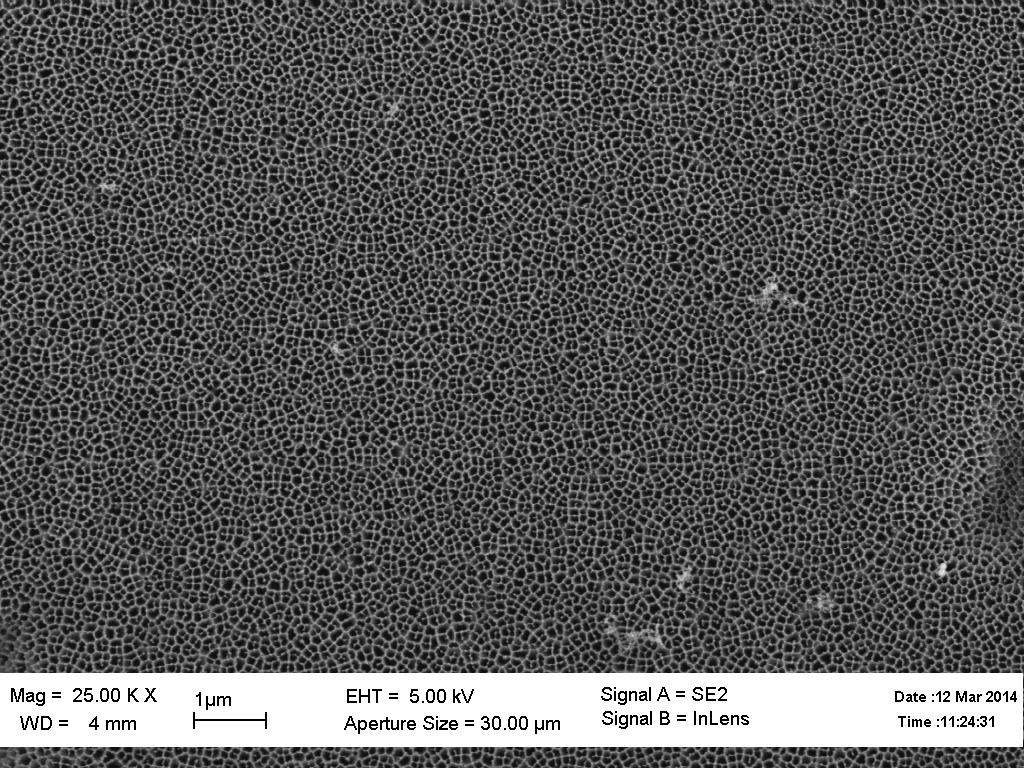
#> input picture 1_01.tif, 1024 x 768 px
$ jupyter execute --allow-errors PIL_Test.ipynb   (shell and % lines are left out)   (text cells are left out)
#> lines starting #> are read from the running program, lines starting #| are printed output that depends on the picture; after the words box and inside, x2 and y2 are one past the last pixel; in counts of white or black regions, pixels touching at a corner belong together; pictures that were not available may be replaced by others from this repository, and a replacement may not be noted
### src/cell_distinguisher/distinguisher.py
'''
Created on 12 марта 2014 г.

@author: gleb
'''
BLACK = 0
WHITE = 255

from PIL import Image
from cell_distinguisher.cell import Cell

cells = []

def get_cells_from_image(im, tl_corner, br_corner, pixel_size, threshold):
    image = im.copy()
    make_threshold(image, threshold)
    __iterate_through_image__(image, (tl_corner, br_corner), pixel_size)
    return image


def make_threshold(im, threshold):
    for x in range(0, im.getbbox()[2]):
        for y in range(0, im.getbbox()[3]):
            if(im.getpixel((x,y)) > threshold):
                im.putpixel((x, y), WHITE)
            else:
                im.putpixel((x, y), BLACK)

    return


def __iterate_through_image__(im, bounds, pixel_size):
    for x in range(bounds[0][0], bounds[1][0]):
        for y in range(bounds[0][1], bounds[1][1]):
            if(im.getpixel((x,y)) == BLACK):
                cell = Cell(im);
                cell.fill_self(im, (x,y), pixel_size)
                if cell.area >= 10 :
                    cells.append(cell)


# [2 lines that do not run on import are left out]

### src/line_distinguisher/distinguisher.py
'''
Created on 18 марта 2014 г.

@author: elvira
'''

from line_distinguisher.hough_transform import get_coefficients
from PIL import ImageFilter
from cell_distinguisher.distinguisher import make_threshold
import sys

def prepare_image(im, slice_thickness = 50, threshold = 80):
    image = im.copy()
    image = __image_preparing__(image, threshold)
    slices =__slice_image__(image, slice_thickness)
    return slices

def get_lines(slice_, tolerance_a_b = (2, 0), max_a = 0.1):
    print("Getting coefficients..."); sys.stdout.flush()
    coeffs = get_coefficients(slice_, tolerance_a_b, max_a)
    return coeffs

# [6 lines left out: function decimate, not called in this run]

def __image_preparing__(im, threshold):
        converted_im = im.convert(mode = 'L')
        filtered_converted_im = converted_im.filter(ImageFilter.FIND_EDGES)
        make_threshold(filtered_converted_im, threshold)
        return filtered_converted_im

def __slice_image__(im, slice_thickness):
    im_width, im_height = im.getbbox()[2:]
    slices = []
    i=0
    while i<=im_width-slice_thickness :
        slices.append(im.crop((i, 0, i+slice_thickness, im_height)))
        i+=slice_thickness
    return slices

### PIL_Test.ipynb
[cell 1]
from IPython.display import Image

[cell 2]
Image('1_01.jpg')

[cell 3]
Image('1_09.jpg')

[cell 4]
Image('dp.jpg')

[cell 5]
Image('p.png')

[cell 6]
Image('gist.png')

[cell 7]
%pylab inline
import sys
sys.path.append('src')

from PIL import Image, ImageFilter
from cell_distinguisher.distinguisher import *
from line_distinguisher.distinguisher import *

[cell 8]
pixel_size = 1e-6/70

[cell 9]
im = Image.open('1_01.tif')
#> im is the input picture: PIL image 1024x768 L; min 0, max 255, mean 90.3
im.show()

[cell 10]
altered_im = get_cells_from_image(im, (100, 100) , (im.getbbox()[2]-100, im.getbbox()[3]-200), pixel_size, 80)
#> after the loop in make_threshold, `for x in range(0, im.getbbox()[2]):`:
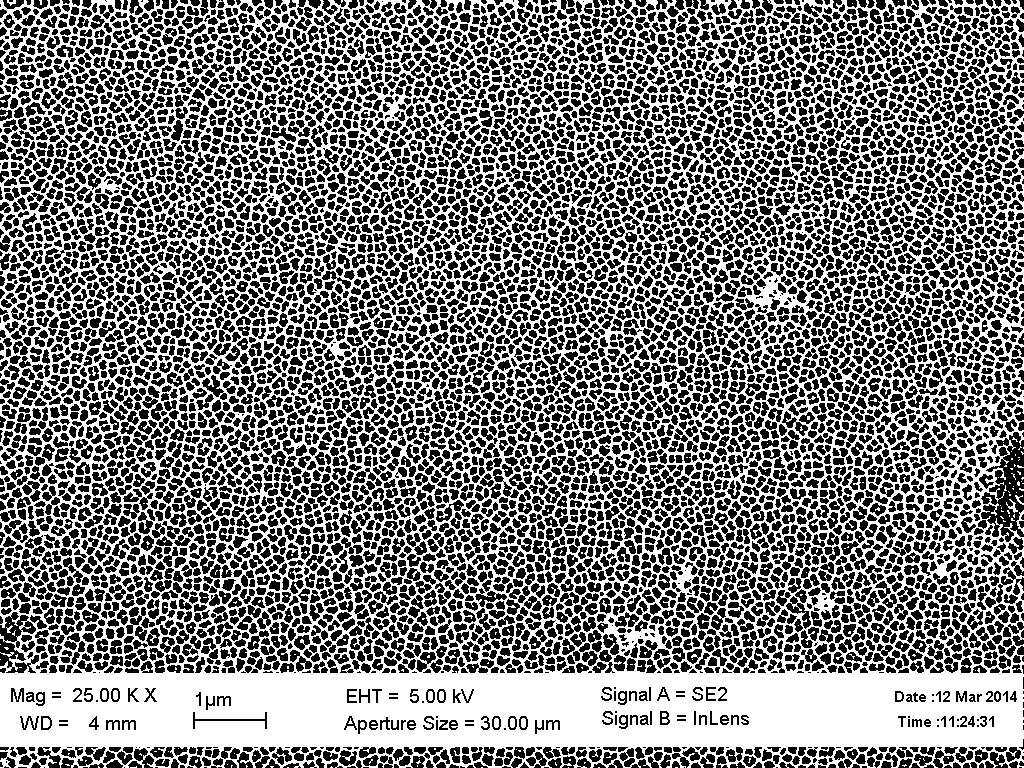
#> im: PIL image 1024x768 L; 48.6% white; 422 white regions (401 under 20 px), largest, box (x1, y1, x2, y2) and area: (0, 0, 1024, 768) 379836, (1016, 510, 1024, 534) 68, (43, 718, 50, 728) 64
#> after the loop in __iterate_through_image__, `for x in range(bounds[0][0], bounds[1][0]):`: cells = []
#> (the call stopped at in __iterate_through_image__, `cell = Cell(im);`: cell_distinguisher is not available in this run)

[cell 11]
altered_im.show()

[cell 12]
len(cells)
#> Out = 0

[cell 13]
sizes = [cell.first_norm() for cell in cells]
#> sizes = []
sizes_2 = [cell.second_norm() for cell in cells]
#> sizes_2 = []

#> (a cell that did not finish here is left out)

#> (a cell that did not finish here is left out)

#> (a cell that did not finish here is left out)

[cell 17]
'%.2e'%(3200/(81e-8))

[cell 18]
import sys
sys.path.append('src')
from PIL import Image, ImageFilter
from cell_distinguisher.distinguisher import *
from line_distinguisher.distinguisher import *
%pylab inline
from heapq import nlargest

[cell 19]
im1 = Image.open('/home/gleb/Документы/Черноголовка/SEM/Gruppa1/1_10.tif').crop((12, 300, 1024, 600))
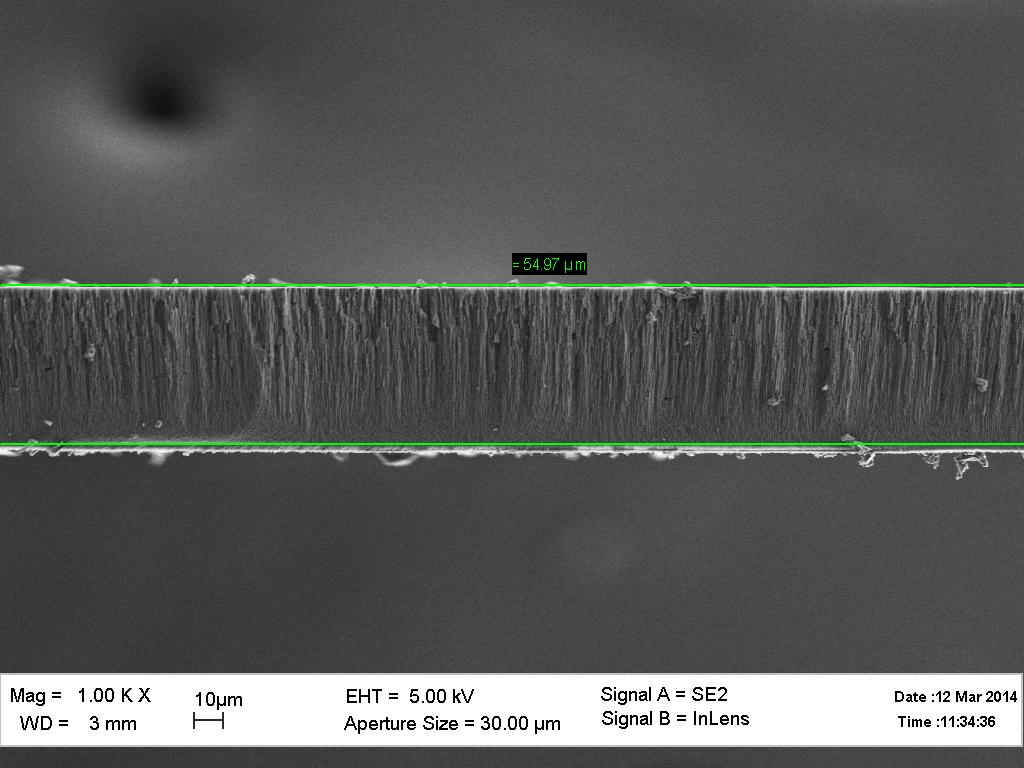
#> input picture 1_07.jpg, 1024 x 768 px, given in place of 1_10.tif, which was not available
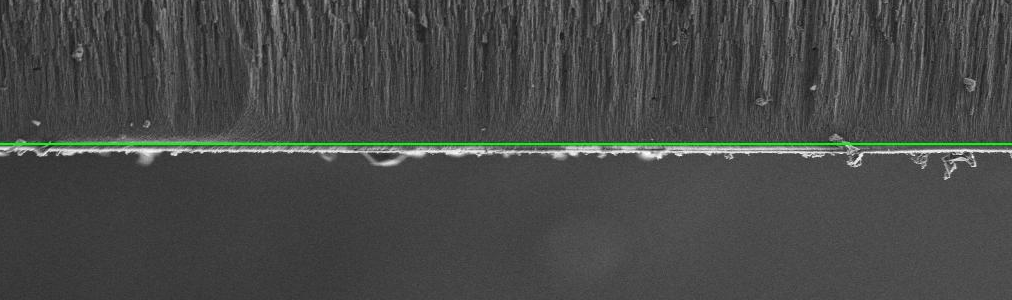
#> im1: PIL image 1012x300 RGB; mean R, G, B 71.6, 73.3, 71.7
im1 = im1.convert(mode='L')
#> im1: PIL image 1012x300 L

[cell 20]
slice_thickness = 50
slices = prepare_image(im1, threshold=80, slice_thickness=slice_thickness)
#> in __image_preparing__, `filtered_converted_im = converted_im.filter(ImageFilter.FIND_EDGES)`:
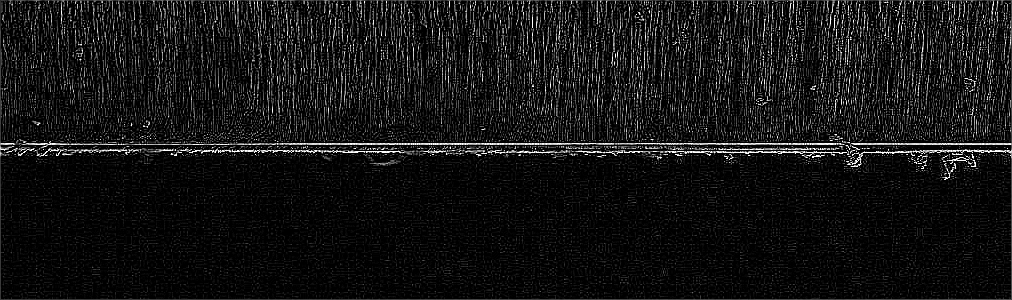
#> filtered_converted_im: PIL image 1012x300 L; min 0, max 255, mean 20.5
#> call 2 of make_threshold, with threshold = 80
#> after the loop in make_threshold (call 2), `for x in range(0, im.getbbox()[2]):`:
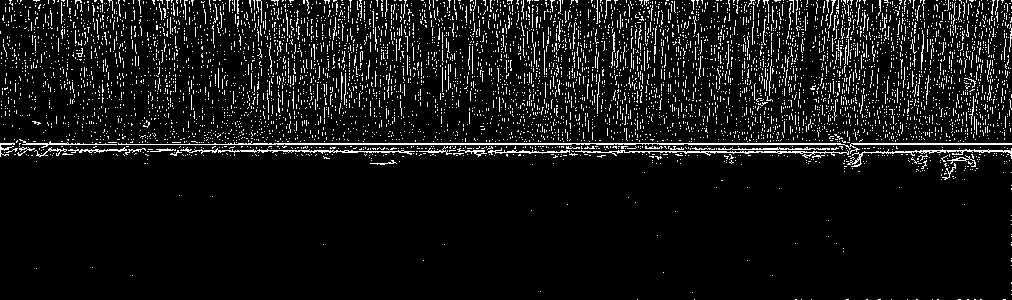
#> im: PIL image 1012x300 L; 8.1% white in thin lines or dots
#> in __slice_image__, `im_width, im_height = im.getbbox()[2:]`: im_width = 1012; im_height = 300
#> the loop in __slice_image__, `while i<=im_width-slice_thickness :` made 20 passes
#> i on passes 1 to 12: 50, 100, 150, 200, 250, 300, 350, 400, 450, 500, 550, 600
#> after the loop in __slice_image__, `while i<=im_width-slice_thickness :`: i = 1000; slices = 20 items
#> slices = 20 items

[cell 21]
slices[0].show()
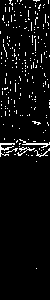
#> shown: PIL image 50x300 L; 5.2% white in thin lines or dots, all inside (x1, y1, x2, y2) = (0, 0, 50, 269)

[cell 22]
coeff_dicts = []
#> (the rest of this cell did not finish here and is left out)

[cell 23]
mean_coeffs = []
for  coeffs_dict in coeff_dicts:
    starting_length = len(coeffs_dict)
    points = list(coeffs_dict.keys())
    for i in range(0, starting_length):
        if points[i][0] == 0:
            del coeffs_dict[points[i]]

    mean_coeffs.append(mean(list(coeffs_dict.values())))
mean_coeffs

[cell 24]
copies = [slice_.copy() for slice_ in slices]
#> copies = 20 items

[cell 25]
# image = Image.new("L", (1000, 1000))
interesting_points_lists = []
mean_inclinations = []
#> (the rest of this cell did not finish here and is left out)

[cell 26]
real_mean_inclinations = []
for inclination in mean_inclinations:
    if not isnan(inclination):
        real_mean_inclinations.append(inclination)
real_mean_inclinations
